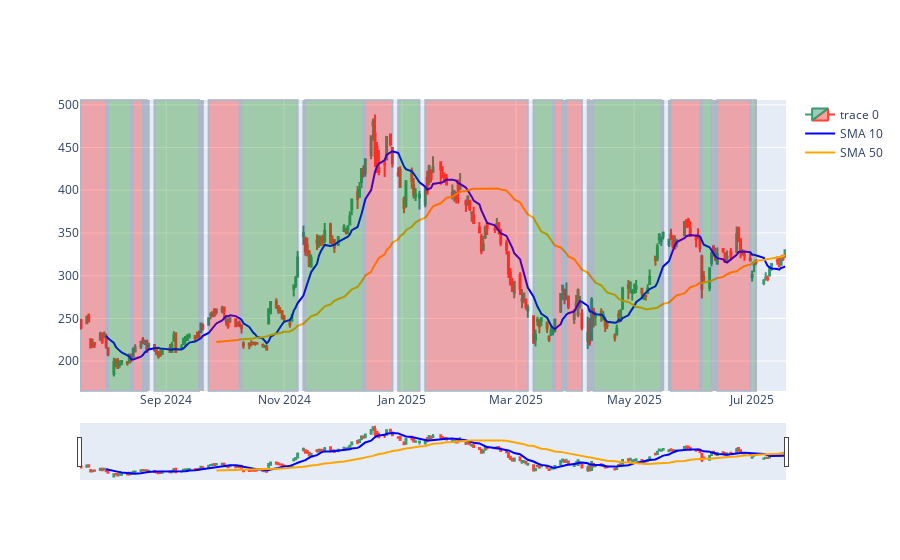

Here is the notebook cell this chart was saved with:
### Code cell
from itertools import groupby

def find_bool_blocks(lst):
    blocks = []
    idx = 0
    for val, group in groupby(lst):
        group_len = len(list(group))
        blocks.append((idx, idx + group_len - 1, val))
        idx += group_len
    return blocks

for val in find_bool_blocks(increasing10):
    if val[2]:
        fig.add_vrect(x0=stock_data.index[val[0]], x1=stock_data.index[val[1]], opacity=0.3, fillcolor="green")
    else:
        fig.add_vrect(x0=stock_data.index[val[0]], x1=stock_data.index[val[1]], opacity=0.3, fillcolor="red")
fig.show()

### Figure 1 — Plotly figure (JSON) as saved in the notebook; plotly's stock layout.template omitted (floating-point values rounded to 4 significant figures; data arrays with more than 128 entries replaced by an {"elided": "..."} marker saying what was removed)
{"data": [{"close": {"elided": "250 float values"}, "high": {"elided": "250 float values"}, "low": {"elided": "250 float values"}, "open": {"elided": "250 float values"}, "type": "candlestick", "x": {"elided": "250 str values"}}, {"line": {"color": "blue"}, "mode": "lines", "name": "SMA 10", "type": "scatter", "x": {"elided": "250 str values"}, "y": {"elided": "250 float values"}}, {"line": {"color": "orange"}, "mode": "lines", "name": "SMA 50", "type": "scatter", "x": {"elided": "250 str values"}, "y": {"elided": "250 float values"}}], "layout": {"shapes": [{"fillcolor": "red", "opacity": 0.3, "type": "rect", "x0": "2024-07-19T00:00:00", "x1": "2024-08-01T00:00:00", "xref": "x", "y0": 0, "y1": 1, "yref": "y domain"}, {"fillcolor": "green", "opacity": 0.3, "type": "rect", "x0": "2024-08-02T00:00:00", "x1": "2024-08-14T00:00:00", "xref": "x", "y0": 0, "y1": 1, "yref": "y domain"}, {"fillcolor": "red", "opacity": 0.3, "type": "rect", "x0": "2024-08-15T00:00:00", "x1": "2024-08-20T00:00:00", "xref": "x", "y0": 0, "y1": 1, "yref": "y domain"}, {"fillcolor": "green", "opacity": 0.3, "type": "rect", "x0": "2024-08-21T00:00:00", "x1": "2024-08-22T00:00:00", "xref": "x", "y0": 0, "y1": 1, "yref": "y domain"}, {"fillcolor": "red", "opacity": 0.3, "type": "rect", "x0": "2024-08-23T00:00:00", "x1": "2024-08-23T00:00:00", "xref": "x", "y0": 0, "y1": 1, "yref": "y domain"}, {"fillcolor": "green", "opacity": 0.3, "type": "rect", "x0": "2024-08-26T00:00:00", "x1": "2024-09-18T00:00:00", "xref": "x", "y0": 0, "y1": 1, "yref": "y domain"}, {"fillcolor": "red", "opacity": 0.3, "type": "rect", "x0": "2024-09-19T00:00:00", "x1": "2024-09-19T00:00:00", "xref": "x", "y0": 0, "y1": 1, "yref": "y domain"}, {"fillcolor": "green", "opacity": 0.3, "type": "rect", "x0": "2024-09-20T00:00:00", "x1": "2024-09-20T00:00:00", "xref": "x", "y0": 0, "y1": 1, "yref": "y domain"}, {"fillcolor": "red", "opacity": 0.3, "type": "rect", "x0": "2024-09-23T00:00:00", "x1": "2024-10-09T00:00:00", "xref": "x", "y0": 0, "y1": 1, "yref": "y domain"}, {"fillcolor": "green", "opacity": 0.3, "type": "rect", "x0": "2024-10-10T00:00:00", "x1": "2024-11-08T00:00:00", "xref": "x", "y0": 0, "y1": 1, "yref": "y domain"}, {"fillcolor": "red", "opacity": 0.3, "type": "rect", "x0": "2024-11-11T00:00:00", "x1": "2024-11-11T00:00:00", "xref": "x", "y0": 0, "y1": 1, "yref": "y domain"}, {"fillcolor": "green", "opacity": 0.3, "type": "rect", "x0": "2024-11-12T00:00:00", "x1": "2024-12-12T00:00:00", "xref": "x", "y0": 0, "y1": 1, "yref": "y domain"}, {"fillcolor": "red", "opacity": 0.3, "type": "rect", "x0": "2024-12-13T00:00:00", "x1": "2024-12-27T00:00:00", "xref": "x", "y0": 0, "y1": 1, "yref": "y domain"}, {"fillcolor": "green", "opacity": 0.3, "type": "rect", "x0": "2024-12-30T00:00:00", "x1": "2025-01-10T00:00:00", "xref": "x", "y0": 0, "y1": 1, "yref": "y domain"}, {"fillcolor": "red", "opacity": 0.3, "type": "rect", "x0": "2025-01-13T00:00:00", "x1": "2025-03-07T00:00:00", "xref": "x", "y0": 0, "y1": 1, "yref": "y domain"}, {"fillcolor": "green", "opacity": 0.3, "type": "rect", "x0": "2025-03-10T00:00:00", "x1": "2025-03-20T00:00:00", "xref": "x", "y0": 0, "y1": 1, "yref": "y domain"}, {"fillcolor": "red", "opacity": 0.3, "type": "rect", "x0": "2025-03-21T00:00:00", "x1": "2025-03-25T00:00:00", "xref": "x", "y0": 0, "y1": 1, "yref": "y domain"}, {"fillcolor": "green", "opacity": 0.3, "type": "rect", "x0": "2025-03-26T00:00:00", "x1": "2025-03-26T00:00:00", "xref": "x", "y0": 0, "y1": 1, "yref": "y domain"}, {"fillcolor": "red", "opacity": 0.3, "type": "rect", "x0": "2025-03-27T00:00:00", "x1": "2025-04-04T00:00:00", "xref": "x", "y0": 0, "y1": 1, "yref": "y domain"}, {"fillcolor": "green", "opacity": 0.3, "type": "rect", "x0": "2025-04-07T00:00:00", "x1": "2025-04-08T00:00:00", "xref": "x", "y0": 0, "y1": 1, "yref": "y domain"}, {"fillcolor": "red", "opacity": 0.3, "type": "rect", "x0": "2025-04-09T00:00:00", "x1": "2025-04-09T00:00:00", "xref": "x", "y0": 0, "y1": 1, "yref": "y domain"}, {"fillcolor": "green", "opacity": 0.3, "type": "rect", "x0": "2025-04-10T00:00:00", "x1": "2025-05-15T00:00:00", "xref": "x", "y0": 0, "y1": 1, "yref": "y domain"}, {"fillcolor": "red", "opacity": 0.3, "type": "rect", "x0": "2025-05-16T00:00:00", "x1": "2025-05-16T00:00:00", "xref": "x", "y0": 0, "y1": 1, "yref": "y domain"}, {"fillcolor": "green", "opacity": 0.3, "type": "rect", "x0": "2025-05-19T00:00:00", "x1": "2025-05-19T00:00:00", "xref": "x", "y0": 0, "y1": 1, "yref": "y domain"}, {"fillcolor": "red", "opacity": 0.3, "type": "rect", "x0": "2025-05-20T00:00:00", "x1": "2025-06-04T00:00:00", "xref": "x", "y0": 0, "y1": 1, "yref": "y domain"}, {"fillcolor": "green", "opacity": 0.3, "type": "rect", "x0": "2025-06-05T00:00:00", "x1": "2025-06-10T00:00:00", "xref": "x", "y0": 0, "y1": 1, "yref": "y domain"}, {"fillcolor": "red", "opacity": 0.3, "type": "rect", "x0": "2025-06-11T00:00:00", "x1": "2025-06-11T00:00:00", "xref": "x", "y0": 0, "y1": 1, "yref": "y domain"}, {"fillcolor": "green", "opacity": 0.3, "type": "rect", "x0": "2025-06-12T00:00:00", "x1": "2025-06-12T00:00:00", "xref": "x", "y0": 0, "y1": 1, "yref": "y domain"}, {"fillcolor": "red", "opacity": 0.3, "type": "rect", "x0": "2025-06-13T00:00:00", "x1": "2025-06-30T00:00:00", "xref": "x", "y0": 0, "y1": 1, "yref": "y domain"}, {"fillcolor": "green", "opacity": 0.3, "type": "rect", "x0": "2025-07-01T00:00:00", "x1": "2025-07-03T00:00:00", "xref": "x", "y0": 0, "y1": 1, "yref": "y domain"}]}}
